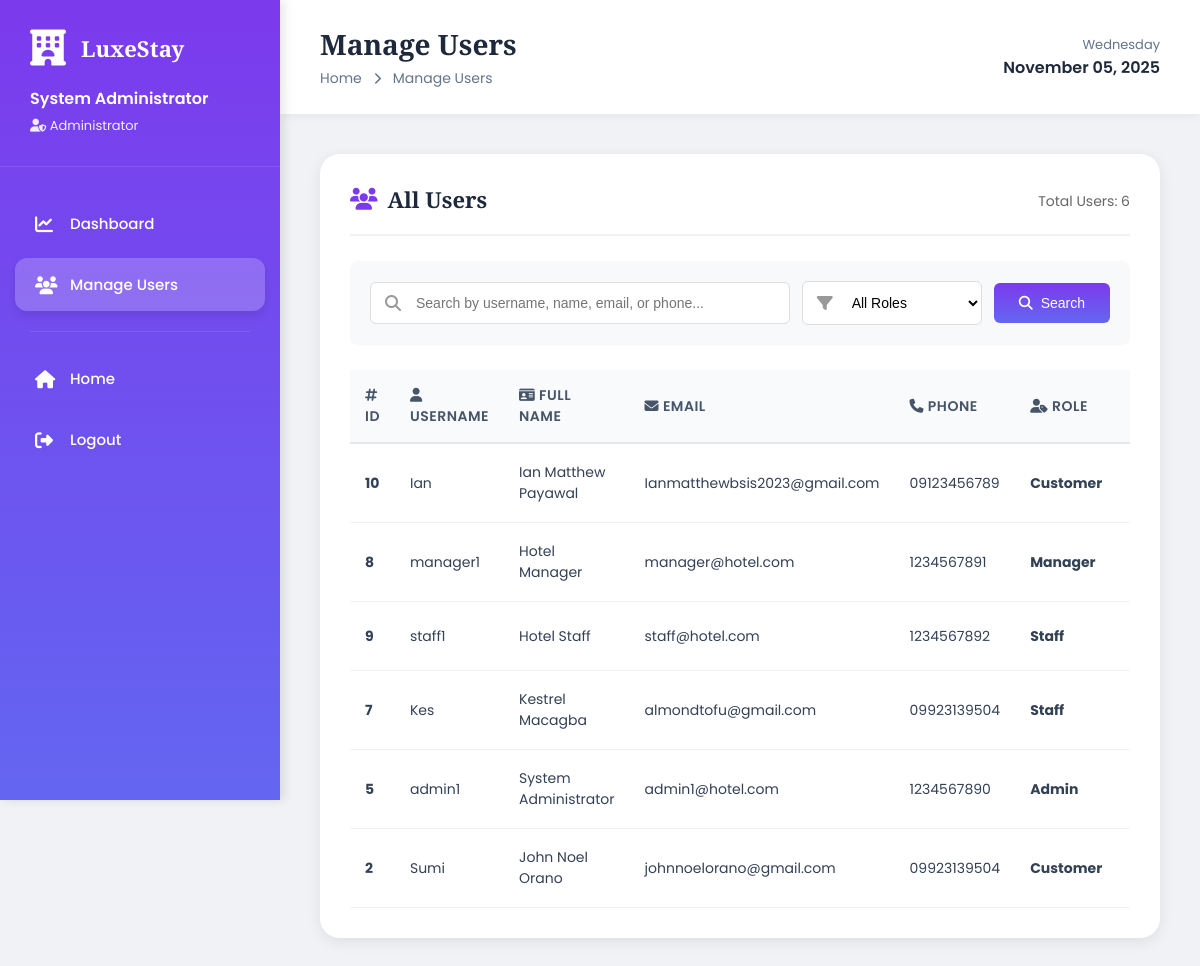
Page /manage_users.php (signed in) on the committed database.
### tables this page shows
CREATE TABLE `users` (
  `user_id` int NOT NULL AUTO_INCREMENT,
  `username` varchar(50) NOT NULL,
  `password` varchar(255) NOT NULL,
  `email` varchar(100) NOT NULL,
  `full_name` varchar(100) NOT NULL,
  `phone` varchar(20) DEFAULT NULL,
  `role` enum('admin','manager','staff','customer') NOT NULL,
  `created_at` timestamp NULL DEFAULT CURRENT_TIMESTAMP,
  `updated_at` timestamp NULL DEFAULT CURRENT_TIMESTAMP ON UPDATE CURRENT_TIMESTAMP,
  `is_active` tinyint(1) DEFAULT '1',
  `last_login` datetime DEFAULT NULL,
  PRIMARY KEY (`user_id`),
  UNIQUE KEY `username` (`username`),
  UNIQUE KEY `email` (`email`)
);

### manage_users.php (the view, shortened to what this page needs)
<?php
$db = new Database();
$conn = $db->getConnection();
$page = isset($_GET['page']) ? (int)$_GET['page'] : 1;
$per_page = 10;
$offset = ($page - 1) * $per_page;
$search = isset($_GET['search']) ? trim($_GET['search']) : '';
$role_filter = isset($_GET['role']) ? trim($_GET['role']) : '';
$count_stmt = $conn->prepare("CALL sp_get_users_count(?, ?)");
$count_stmt->bind_param("ss", $search, $role_filter);
$count_stmt->execute();
$total_result = $count_stmt->get_result();
$total_row = $total_result->fetch_assoc();
$total_users = $total_row['total'];
$stmt = $conn->prepare("CALL sp_get_users(?, ?, ?, ?)");
$stmt->bind_param("ssii", $search, $role_filter, $per_page, $offset);
$stmt->execute();
$users = $stmt->get_result();
?>
<!DOCTYPE html>
<html lang="en">
    <link rel="stylesheet" href="css/manage_users.css">
<head>
    <link rel="stylesheet" href="https://cdnjs.cloudflare.com/ajax/libs/font-awesome/6.4.0/css/all.min.css">
</head>
<body>
    <div class="sidebar">
        <div class="sidebar-header">
            <div class="sidebar-logo">
                <i class="fas fa-hotel"></i>
                <h2 class="playfair">LuxeStay</h2>
            </div>
            <div class="user-info">
                <h3><?php echo htmlspecialchars($_SESSION['full_name']); ?></h3>
                <p><i class="fas fa-user-shield"></i> Administrator</p>
            </div>
        </div>
        <div class="sidebar-menu">
            <a href="admin_dashboard.php" class="menu-item">
                <i class="fas fa-chart-line"></i>
                <span>Dashboard</span>
            </a>
            <a href="manage_users.php" class="menu-item active">
                <i class="fas fa-users"></i>
                <span>Manage Users</span>
            </a>
            <div class="menu-divider"></div>
            <a href="index.php" class="menu-item">
                <i class="fas fa-home"></i>
                <span>Home</span>
            </a>
            <a href="logout.php" class="menu-item">
                <i class="fas fa-sign-out-alt"></i>
                <span>Logout</span>
            </a>
        </div>
    </div>
    <div class="main-content">
        <div class="top-bar">
            <div class="top-bar-left">
                <h1 class="playfair">Manage Users</h1>
                <div class="breadcrumb">
                    <span>Home</span>
                    <i class="fas fa-chevron-right"></i>
                    <span>Manage Users</span>
                </div>
            </div>
            <div class="top-bar-right">
                <div class="date-time">
                    <p><?php echo date('l'); ?></p>
                    <h4><?php echo date('F d, Y'); ?></h4>
                </div>
            </div>
        </div>
        <div class="container">
            <div class="section">
                <div class="section-header">
                    <h3 class="playfair"><i class="fas fa-users"></i> All Users</h3>
                    <p class="user-count">Total Users: <?php echo $total_users; ?></p>
                </div>
                <div class="search-filter-container">
                    <form method="GET" action="manage_users.php" class="search-form">
                        <div class="search-box">
                            <i class="fas fa-search"></i>
                            <input type="text" name="search" placeholder="Search by username, name, email, or phone..." value="<?php echo htmlspecialchars($search); ?>">
                        </div>
                        <div class="filter-box">
                            <select name="role">
                                <option value="">All Roles</option>
                            </select>
                        </div>
                        <button type="submit" class="btn-search">
                            <i class="fas fa-search"></i>
                            Search
                        </button>
                    </form>
                </div>
                <?php if ($users && $users->num_rows > 0): ?>
                <div class="table-container">
                    <table>
                        <thead>
                            <tr>
                                <th><i class="fas fa-hashtag"></i> ID</th>
                                <th><i class="fas fa-user"></i> Username</th>
                                <th><i class="fas fa-id-card"></i> Full Name</th>
                                <th><i class="fas fa-envelope"></i> Email</th>
                                <th><i class="fas fa-phone"></i> Phone</th>
                                <th><i class="fas fa-user-tag"></i> Role</th>
                                <th><i class="fas fa-toggle-on"></i> Status</th>
                            </tr>
                        </thead>
                        <tbody>
                            <?php while ($user = $users->fetch_assoc()): ?>
                            <tr>
                                <td><strong><?php echo $user['user_id']; ?></strong></td>
                                <td><?php echo htmlspecialchars($user['username']); ?></td>
                                <td><?php echo htmlspecialchars($user['full_name']); ?></td>
                                <td><?php echo htmlspecialchars($user['email']); ?></td>
                                <td><?php echo htmlspecialchars($user['phone']); ?></td>
                                <td><strong><?php echo ucfirst($user['role']); ?></strong></td>
                                <td>
                                </td>
                            </tr>
                            <?php endwhile; ?>
                        </tbody>
                    </table>
                </div>
                <?php endif; ?>
            </div>
        </div>
    </div>
</body>
</html>

### css/manage_users.css (style rules this page uses)
* { margin: 0; padding: 0; box-sizing: border-box; }
body { font-family: 'Poppins', sans-serif; background: #f0f2f5; overflow-x: hidden; }
.playfair { font-family: 'Playfair Display', serif; }
.sidebar { position: fixed; left: 0; top: 0; height: 100vh; width: 280px; background: linear-gradient(180deg, #7c3aed 0%, #6366f1 100%); padding: 30px 0; box-shadow: 4px 0 10px rgba(0, 0, 0, 0.1); z-index: 1000; transition: all 0.3s ease; }
.sidebar-header { padding: 0 30px 30px 30px; border-bottom: 1px solid rgba(255, 255, 255, 0.1); margin-bottom: 30px; }
.sidebar-logo { display: flex; align-items: center; gap: 15px; margin-bottom: 20px; }
.sidebar-logo i { font-size: 36px; color: white; }
.sidebar-logo h2 { color: white; font-size: 22px; font-weight: 700; }
.user-info { color: white; margin-top: 15px; }
.user-info h3 { font-size: 16px; font-weight: 600; margin-bottom: 5px; }
.user-info p { font-size: 13px; opacity: 0.9; }
.sidebar-menu { padding: 0 15px; }
.menu-item { display: flex; align-items: center; gap: 15px; padding: 15px 20px; color: white; text-decoration: none; border-radius: 12px; margin-bottom: 8px; transition: all 0.3s ease; font-size: 15px; font-weight: 500; }
.menu-item i { font-size: 18px; width: 20px; }
.menu-item.active { background: rgba(255, 255, 255, 0.2); box-shadow: 0 4px 10px rgba(0, 0, 0, 0.1); }
.menu-divider { height: 1px; background: rgba(255, 255, 255, 0.1); margin: 20px 15px; }
.main-content { margin-left: 280px; min-height: 100vh; background: #f0f2f5; }
.top-bar { background: white; padding: 25px 40px; box-shadow: 0 2px 10px rgba(0, 0, 0, 0.05); display: flex; justify-content: space-between; align-items: center; position: sticky; top: 0; z-index: 100; }
.top-bar-left h1 { color: #1e293b; font-size: 28px; font-weight: 700; margin-bottom: 5px; }
.breadcrumb { color: #64748b; font-size: 14px; }
.breadcrumb i { margin: 0 8px; font-size: 12px; }
.top-bar-right { display: flex; align-items: center; gap: 20px; }
.date-time { text-align: right; }
.date-time p { color: #64748b; font-size: 13px; }
.date-time h4 { color: #1e293b; font-size: 16px; font-weight: 600; }
.container { padding: 40px; }
.section { background: white; padding: 30px; border-radius: 20px; margin-bottom: 30px; box-shadow: 0 4px 15px rgba(0, 0, 0, 0.08); }
.section-header { display: flex; justify-content: space-between; align-items: center; margin-bottom: 25px; padding-bottom: 20px; border-bottom: 2px solid #f0f2f5; }
.section-header h3 { color: #1e293b; font-size: 22px; font-weight: 700; display: flex; align-items: center; gap: 10px; }
.section-header h3 i { color: #7c3aed; }
.table-container { overflow-x: auto; }
table { width: 100%; border-collapse: collapse; }
table th { background: #f8fafc; color: #475569; font-weight: 600; padding: 15px; text-align: left; border-bottom: 2px solid #e2e8f0; font-size: 14px; text-transform: uppercase; letter-spacing: 0.5px; }
table td { padding: 18px 15px; text-align: left; border-bottom: 1px solid #f0f2f5; color: #334155; font-size: 14px; }
table tr { transition: all 0.2s ease; }
.user-count { color: #666; font-size: 14px; margin-top: 5px; }
.search-filter-container { margin-bottom: 25px; padding: 20px; background: #f8f9fa; border-radius: 8px; }
.search-form { display: flex; gap: 12px; align-items: center; flex-wrap: wrap; }
.search-box { position: relative; flex: 1; min-width: 250px; }
.search-box i { position: absolute; left: 15px; top: 50%; transform: translateY(-50%); color: #999; }
.search-box input { width: 100%; padding: 12px 15px 12px 45px; border: 1px solid #ddd; border-radius: 6px; font-size: 14px; transition: all 0.3s ease; }
.filter-box { position: relative; min-width: 180px; }
.filter-box select { width: 100%; padding: 12px 15px 12px 45px; border: 1px solid #ddd; border-radius: 6px; font-size: 14px; background: white; cursor: pointer; transition: all 0.3s ease; }
.btn-search { padding: 12px 25px; background: linear-gradient(180deg, #7c3aed 0%, #6366f1 100%); color: white; border: none; border-radius: 6px; font-size: 14px; font-weight: 500; cursor: pointer; transition: all 0.3s ease; display: flex; align-items: center; gap: 8px; }

### rows in the picture
users: user_id "10", username "Ian", full_name "Ian Matthew Payawal", email "Ianmatthewbsis2023@gmail.com", phone "09123456789", role "Customer"
users: user_id "8", username "manager1", full_name "Hotel Manager", email "manager@hotel.com", phone "1234567891", role "Manager"
users: user_id "9", username "staff1", full_name "Hotel Staff", email "staff@hotel.com", phone "1234567892", role "Staff"
users: user_id "7", username "Kes", full_name "Kestrel Macagba", email "almondtofu@gmail.com", phone "09923139504", role "Staff"
users: user_id "5", username "admin1", full_name "System Administrator", email "admin1@hotel.com", phone "1234567890", role "Admin"
users: user_id "2", username "Sumi", full_name "John Noel Orano", email "johnnoelorano@gmail.com", phone "09923139504", role "Customer"

### other values in the picture
$_SESSION['full_name'] "System Administrator"
$total_users "6"
